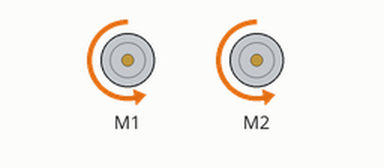
Bench run of a sketch on a simulated Arduino Uno, built with avr-gcc and run on an emulated ATmega328P. Parts: 2 × DC motor (green arrow = forward, orange = backward, longer = faster).

Above: at 2.5 s.
At 5.0 s:
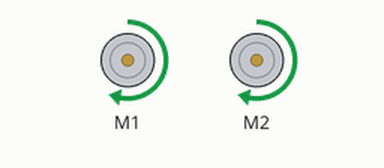
At 5.9 s:
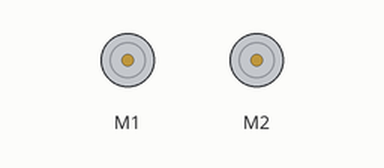
Timing chart, 0 to 7.4 s (numbered marks = the images above):
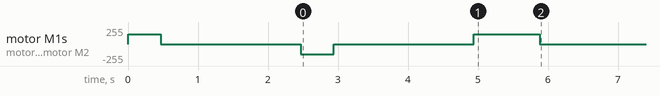

Measured:
- by itself, motor M1, motor M2: stopped → forward 150/255 at 0.00 s, → stopped 0.47 s later, → backward 150/255 2.0 s later, → stopped 0.47 s later, … (6 changes in this stretch)

The sketch:

motors.ino
```cpp
#include <MeMCore.h>

int i = 150;
//int a = 0;
//int b = 0;
MeDCMotor motor1(M1); //left motor
MeDCMotor motor2(M2); //right motor

void setup()
{
  turnLeft();
  delay(2000);
  turnRight();
  delay(2000);
  //moveForward();
  UTurn();
}

void moveForward()
{
  motor1.run(-i);
  motor2.run(i);
}

void stop()
{
  motor1.stop();
  motor2.stop();
}

void turnLeft()
{
  motor1.run(i);
  motor2.run(i);
  delay(470);
  stop();
}

void turnRight()
{
  motor1.run(-i);
  motor2.run(-i);
  delay(470);
  stop();
}

void UTurn()
{
  turnLeft();
  turnLeft();
}

void loop()
{

}

/*
void doubleLeft()
{
  turnLeft();
  while(data based on ultrasonic sensor)
  {
    moveForward();
  }
  turnLeft();
}

void doubleRight()
{
  turnLeft();
  while(data based on ultrasonic sensor)
  {
    moveForward();
  }
  turnLeft();
}

void adjustLeft() // to be used if mbot is not moving straight based on data from the ir sensors
{
 while()
 {
   motor1.run(-i);
   motor2.run(i+10);
 }
}

void adjustRight() // to be used if mbot is not moving straight based on data from the ir sensors
{
 while()
 {
   motor1.run(-i-10);
   motor2.run(i);
 }
}*/
```
